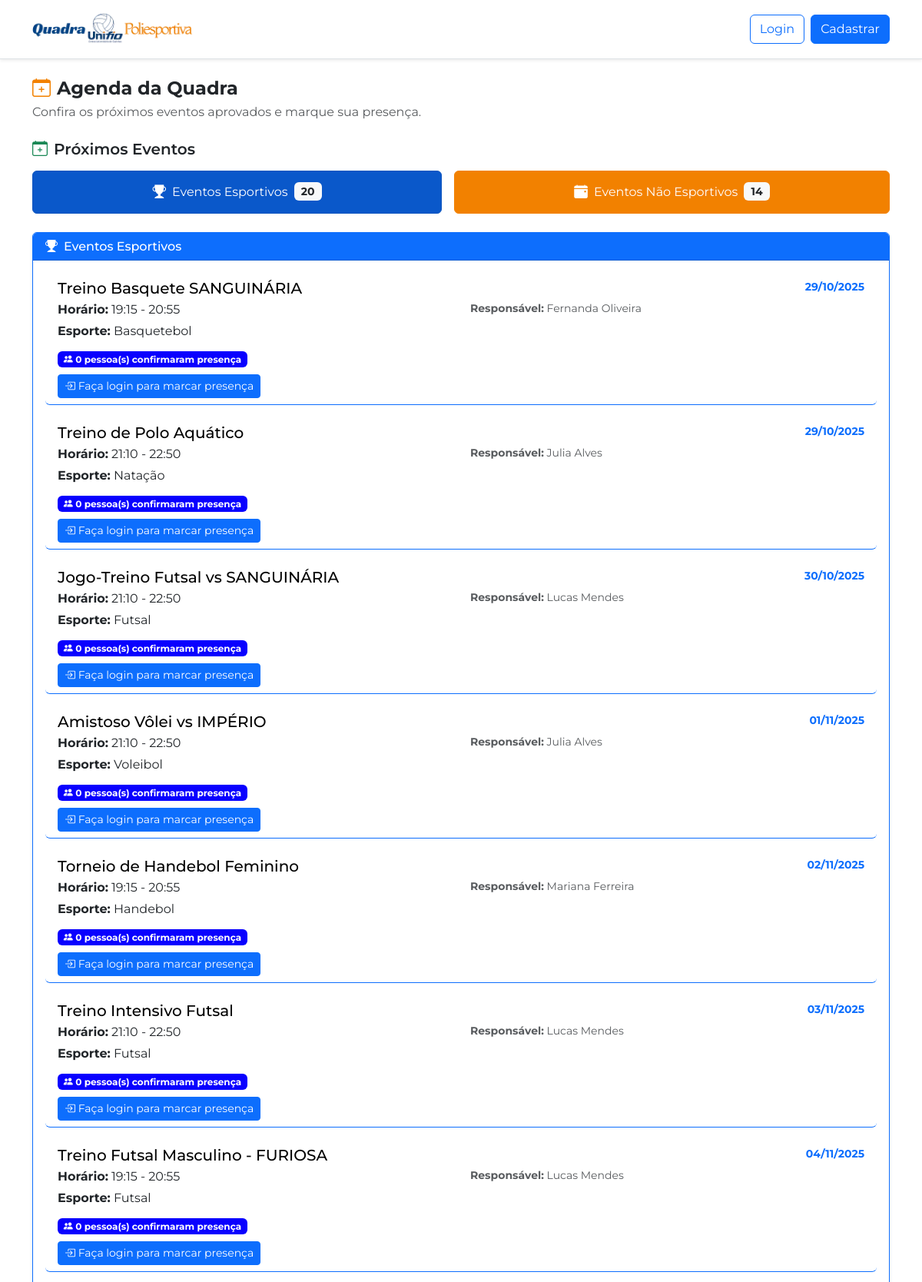
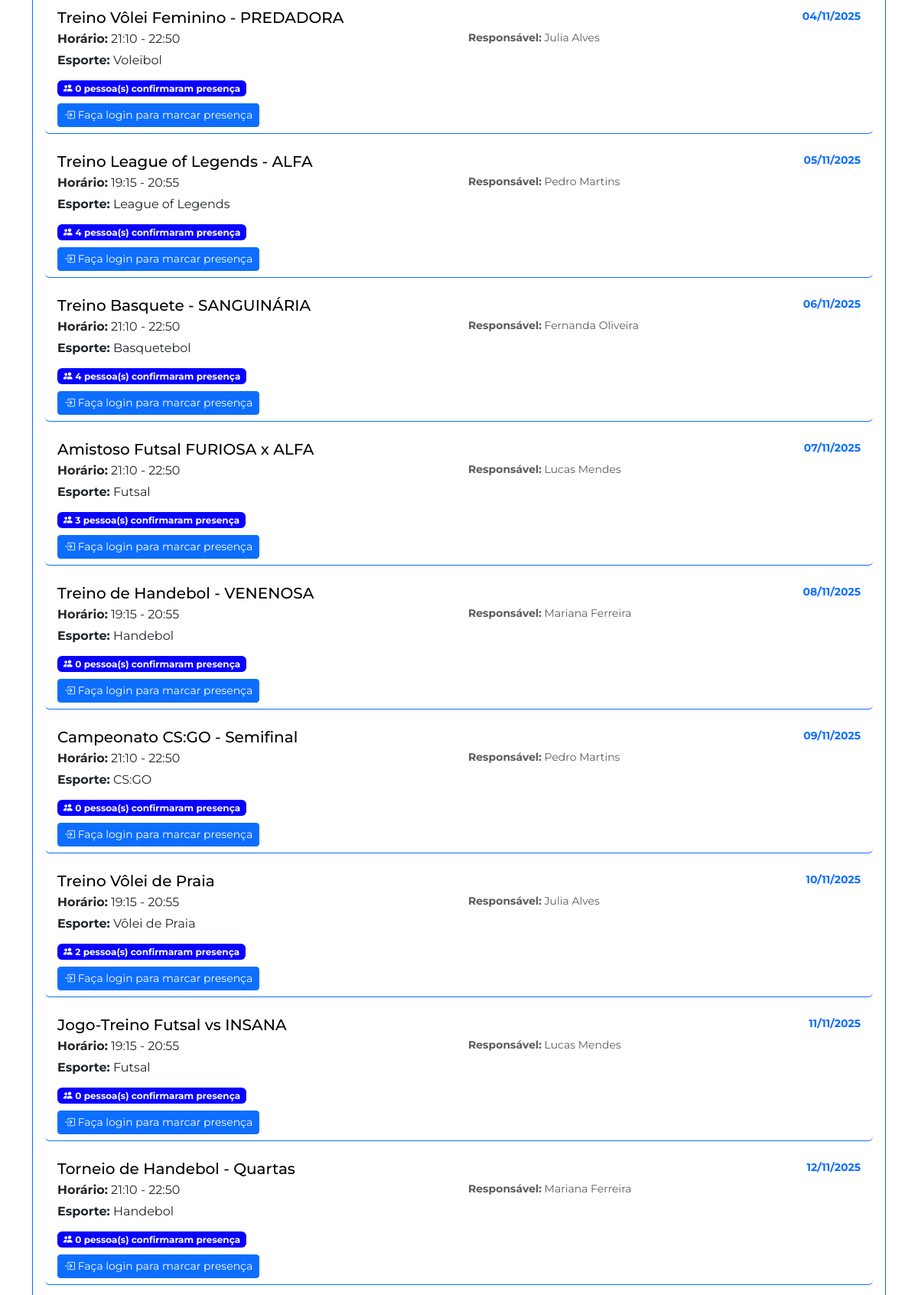
Page /agenda (upper part) on the committed database (2 pictures, top to bottom).
### tables this page shows
CREATE TABLE `agendamentos` (
  `id` int NOT NULL AUTO_INCREMENT,
  `usuario_id` int NOT NULL,
  `titulo` varchar(255) NOT NULL,
  `tipo_agendamento` enum('esportivo','nao_esportivo') NOT NULL,
  `esporte_tipo` varchar(100) DEFAULT NULL,
  `data_agendamento` date NOT NULL,
  `periodo` enum('primeiro','segundo') NOT NULL COMMENT 'primeiro: 19:15-20:55, segundo: 21:10-22:50',
  `descricao` text,
  `status` enum('aprovado','pendente','rejeitado','cancelado','finalizado') NOT NULL DEFAULT 'pendente',
  `motivo_rejeicao` text,
  `data_solicitacao` timestamp NOT NULL DEFAULT CURRENT_TIMESTAMP,
  `subtipo_evento` varchar(100) DEFAULT NULL COMMENT 'treino/campeonato para esportivos, palestra/workshop/formatura para nao_esportivos',
  `responsavel_evento` varchar(255) NOT NULL DEFAULT '',
  `possui_materiais` tinyint(1) DEFAULT NULL COMMENT '1=sim, 0=não',
  `materiais_necessarios` text,
  `responsabiliza_devolucao` tinyint(1) DEFAULT NULL,
  `lista_participantes` text,
  `arbitro_partida` varchar(255) DEFAULT NULL,
  `estimativa_participantes` int DEFAULT NULL,
  `evento_aberto_publico` tinyint(1) DEFAULT NULL COMMENT '1=sim, 0=não',
  `descricao_publico_alvo` text,
  `infraestrutura_adicional` text,
  `observacoes` text,
  `foi_editado` tinyint(1) DEFAULT 0 COMMENT 'Indica se o agendamento foi editado após criação',
  `observacoes_admin` text DEFAULT NULL COMMENT 'Observações adicionadas pelo admin ao editar o evento',
  PRIMARY KEY (`id`),
  KEY `usuario_id` (`usuario_id`),
  CONSTRAINT `agendamentos_ibfk_1` FOREIGN KEY (`usuario_id`) REFERENCES `usuarios` (`id`) ON DELETE CASCADE
);

CREATE TABLE `usuarios` (
  `id` int NOT NULL AUTO_INCREMENT,
  `nome` varchar(255) NOT NULL,
  `email` varchar(255) NOT NULL,
  `senha` varchar(255) NOT NULL,
  `ra` varchar(20) DEFAULT NULL,
  `data_nascimento` date DEFAULT NULL,
  `telefone` varchar(20) DEFAULT NULL,
  `curso_id` int DEFAULT NULL,
  `role` enum('usuario','admin','superadmin') NOT NULL DEFAULT 'usuario',
  `atletica_id` int DEFAULT NULL,
  `tipo_usuario_detalhado` enum('Membro das Atleticas','Professor','Aluno','Comunidade Externa') DEFAULT NULL,
  `is_coordenador` tinyint(1) NOT NULL DEFAULT '0',
  `atletica_join_status` enum('none','pendente','aprovado') NOT NULL DEFAULT 'none',
  `login_code` varchar(6) DEFAULT NULL,
  `login_code_expires` datetime DEFAULT NULL,
  `reset_token` varchar(255) DEFAULT NULL,
  `reset_token_expires` datetime DEFAULT NULL,
  PRIMARY KEY (`id`),
  UNIQUE KEY `email` (`email`),
  UNIQUE KEY `ra` (`ra`),
  KEY `curso_id` (`curso_id`),
  KEY `atletica_id` (`atletica_id`),
  CONSTRAINT `usuarios_ibfk_2` FOREIGN KEY (`atletica_id`) REFERENCES `atleticas` (`id`)
);

### views/pages/agenda.view.php (the view, shortened to what the rows shown need)
<section class="mb-4">
  <h1 class="h4 fw-bold mb-1 d-flex align-items-center gap-2">
    <i class="bi bi-calendar-plus icon-calender"></i>
    Agenda da Quadra
  </h1>
  <p class="text-muted mb-3">Confira os próximos eventos aprovados e marque sua presença.</p>
</section>
<section class="mb-5">
  <h2 class="h5 fw-semibold mb-3 d-flex align-items-center gap-2">
    <i class="bi bi-calendar-plus text-success"></i>
    Próximos Eventos
  </h2>
  <div class="btn-eventos-container">
    <button
      class="btn btn-primary btn-evento-toggle d-flex align-items-center justify-content-center flex-fill"
      id="btnEventosEsportivos"
      type="button"
      onclick="toggleEventos('esportivos')">
      <i class="bi bi-trophy-fill me-2"></i>
      <span>Eventos Esportivos</span>
      <span class="badge bg-light text-dark ms-2"><?php echo count($eventos_futuros_esportivos ?? []); ?></span>
    </button>
    <button
      class="btn title-nao-esportivos btn-evento-toggle d-flex align-items-center justify-content-center flex-fill"
      id="btnEventosNaoEsportivos"
      type="button"
      onclick="toggleEventos('nao_esportivos')">
      <i class="bi bi-calendar-event-fill me-2"></i>
      <span>Eventos Não Esportivos</span>
      <span class="badge bg-light text-dark ms-2"><?php echo count($eventos_futuros_nao_esportivos ?? []); ?></span>
    </button>
  </div>
  <div id="eventosEsportivos" class="eventos-section" style="display: none;">
    <div class="card shadow-sm border-primary border-radius-card">
      <div class="card-header bg-primary text-white py-2">
        <h3 class="h6 mb-0 d-flex align-items-center gap-2">
          <i class="bi bi-trophy-fill"></i> Eventos Esportivos
        </h3>
      </div>
      <div class="card-body">
        <?php if (!empty($eventos_futuros_esportivos)): ?>
          <div class="list-group list-group-flush">
            <?php foreach ($eventos_futuros_esportivos as $evento): ?>
              <div
                class="list-group-item list-group-item-action flex-column align-items-start mb-3 border-primary border-radius-card event-clickable"
                data-event-id="<?php echo (int)$evento['id']; ?>"
                style="cursor: pointer;">
                <div class="d-flex w-100 justify-content-between">
                  <h5 class="mb-1 title-eventos-nao-es">
                    <?php echo htmlspecialchars($evento['titulo'] ?? ''); ?>
                  </h5>
                  <small class="text-primary fw-bold">
                    <?php echo date('d/m/Y', strtotime($evento['data_agendamento'])); ?>
                  </small>
                </div>
                <div class="row mb-2">
                  <div class="col-md-6">
                    <p class="mb-1">
                      <strong>Horário:</strong>
                      <?php echo htmlspecialchars($evento['horario_periodo'] ?? $evento['periodo'] ?? ''); ?>
                    </p>
                    <p class="mb-1">
                      <strong>Esporte:</strong>
                      <?php echo htmlspecialchars($evento['esporte_tipo'] ?? 'Não informado'); ?>
                    </p>
                  </div>
                  <div class="col-md-6">
                    <small class="text-muted d-block">
                      <strong>Responsável:</strong>
                      <?php echo htmlspecialchars($evento['responsavel'] ?? ''); ?>
                    </small>
                  </div>
                </div>
                <div class="mb-2">
                  <span class="badge bg-info">
                    <i class="bi bi-people-fill"></i>
                    <?php echo (int)($evento['total_presencas'] ?? 0); ?> pessoa(s) confirmaram presença
                  </span>
                </div>
                <div class="mt-2 d-flex align-items-center">
                  <?php if (!empty($is_logged_in)): ?>
                    <button
                      type="button"
                      class="btn btn-sm presenca-btn"
                      data-agendamento-id="<?php echo (int)$evento['id']; ?>"
                      data-action="<?php echo !empty($evento['presenca_id']) ? 'desmarcar' : 'marcar'; ?>">
                      <?php if (!empty($evento['presenca_id'])): ?>
                        <i class="bi bi-x-circle-fill"></i> Desmarcar Presença
                      <?php else: ?>
                        <i class="bi bi-check-circle"></i> Marcar Presença
                      <?php endif; ?>
                    </button>
                    <div class="spinner-border spinner-border-sm d-none ms-2" role="status" aria-hidden="true"></div>
                  <?php else: ?>
                    <a href="/login" class="btn btn-sm btn-primary">
                      <i class="bi bi-box-arrow-in-right"></i> Faça login para marcar presença
                    </a>
                  <?php endif; ?>
                </div>
              </div>
            <?php endforeach; ?>
          </div>
        <?php else: ?>
          <div class="alert alert-info mb-0">
            <i class="bi bi-info-circle"></i> Nenhum evento esportivo agendado no momento.
          </div>
        <?php endif; ?>
      </div>
    </div>
  </div>
</section>

### src/Core/Router.php (shortened to what the rows shown need)
<?php
class Router
{
    protected static array $routes = [];
    public static function get(string $uri, string $action): void
    {
        self::$routes['GET'][$uri] = $action;
    }
    public static function post(string $uri, string $action): void
    {
        self::$routes['POST'][$uri] = $action;
    }
    protected static function extractParams(string $pattern, string $uri): ?array
    {
        $pattern = str_replace('/', '\/', $pattern);
        $pattern = preg_replace('/:([^\/]+)/', '(?P<\1>[^\/]+)', $pattern);
        $pattern = '/^' . $pattern . '$/';
        if (preg_match($pattern, $uri, $matches)) {
            array_shift($matches);
            return array_filter($matches, 'is_string', ARRAY_FILTER_USE_KEY);
        }
        return null;
    }
    public static function dispatch(string $uri, string $method): void
    {
        foreach (self::$routes[$method] as $route => $action) {
            $params = self::extractParams($route, $uri);
            if ($params !== null) {
                [$controllerName, $methodName] = explode('@', $action);
                $controllerClass = "Application\\Controller\\" . $controllerName;
                if (class_exists($controllerClass)) {
                    $controllerInstance = new $controllerClass();
                    if (method_exists($controllerInstance, $methodName)) {
                        call_user_func_array([$controllerInstance, $methodName], array_values($params));
                        return;
                    }
                }
            }
        }
        throw new \Exception("Rota não encontrada: [{$method}] {$uri}");
    }
}

### rows in the picture
agendamentos: titulo "Treino Basquete SANGUINÁRIA", data_agendamento "29/10/2025", horario_periodo "19:15 - 20:55", esporte_tipo "Basquetebol", usuario.nome "Fernanda Oliveira", total_presencas "0"
agendamentos: titulo "Treino de Polo Aquático", data_agendamento "29/10/2025", horario_periodo "21:10 - 22:50", esporte_tipo "Natação", usuario.nome "Julia Alves", total_presencas "0"
agendamentos: titulo "Jogo-Treino Futsal vs SANGUINÁRIA", data_agendamento "30/10/2025", horario_periodo "21:10 - 22:50", esporte_tipo "Futsal", usuario.nome "Lucas Mendes", total_presencas "0"
agendamentos: titulo "Amistoso Vôlei vs IMPÉRIO", data_agendamento "01/11/2025", horario_periodo "21:10 - 22:50", esporte_tipo "Voleibol", usuario.nome "Julia Alves", total_presencas "0"
agendamentos: titulo "Torneio de Handebol Feminino", data_agendamento "02/11/2025", horario_periodo "19:15 - 20:55", esporte_tipo "Handebol", usuario.nome "Mariana Ferreira", total_presencas "0"
agendamentos: titulo "Treino Intensivo Futsal", data_agendamento "03/11/2025", horario_periodo "21:10 - 22:50", esporte_tipo "Futsal", usuario.nome "Lucas Mendes", total_presencas "0"
agendamentos: titulo "Treino Futsal Masculino - FURIOSA", data_agendamento "04/11/2025", horario_periodo "19:15 - 20:55", esporte_tipo "Futsal", usuario.nome "Lucas Mendes", total_presencas "0"
agendamentos: titulo "Treino Vôlei Feminino - PREDADORA", data_agendamento "04/11/2025", horario_periodo "21:10 - 22:50", esporte_tipo "Voleibol", usuario.nome "Julia Alves", total_presencas "0"
agendamentos: titulo "Treino League of Legends - ALFA", data_agendamento "05/11/2025", horario_periodo "19:15 - 20:55", esporte_tipo "League of Legends", usuario.nome "Pedro Martins", total_presencas "4"
agendamentos: titulo "Treino Basquete - SANGUINÁRIA", data_agendamento "06/11/2025", horario_periodo "21:10 - 22:50", esporte_tipo "Basquetebol", usuario.nome "Fernanda Oliveira", total_presencas "4"
agendamentos: titulo "Amistoso Futsal FURIOSA x ALFA", data_agendamento "07/11/2025", horario_periodo "21:10 - 22:50", esporte_tipo "Futsal", usuario.nome "Lucas Mendes", total_presencas "3"
agendamentos: titulo "Treino de Handebol - VENENOSA", data_agendamento "08/11/2025", horario_periodo "19:15 - 20:55", esporte_tipo "Handebol", usuario.nome "Mariana Ferreira", total_presencas "0"
agendamentos: titulo "Campeonato CS:GO - Semifinal", data_agendamento "09/11/2025", horario_periodo "21:10 - 22:50", esporte_tipo "CS:GO", usuario.nome "Pedro Martins", total_presencas "0"
agendamentos: titulo "Treino Vôlei de Praia", data_agendamento "10/11/2025", horario_periodo "19:15 - 20:55", esporte_tipo "Vôlei de Praia", usuario.nome "Julia Alves", total_presencas "2"
agendamentos: titulo "Jogo-Treino Futsal vs INSANA", data_agendamento "11/11/2025", horario_periodo "19:15 - 20:55", esporte_tipo "Futsal", usuario.nome "Lucas Mendes", total_presencas "0"
agendamentos: titulo "Torneio de Handebol - Quartas", data_agendamento "12/11/2025", horario_periodo "21:10 - 22:50", esporte_tipo "Handebol", usuario.nome "Mariana Ferreira", total_presencas "0"

### other values in the picture
count($eventos_futuros_esportivos ?? []) "20"
count($eventos_futuros_nao_esportivos ?? []) "14"
